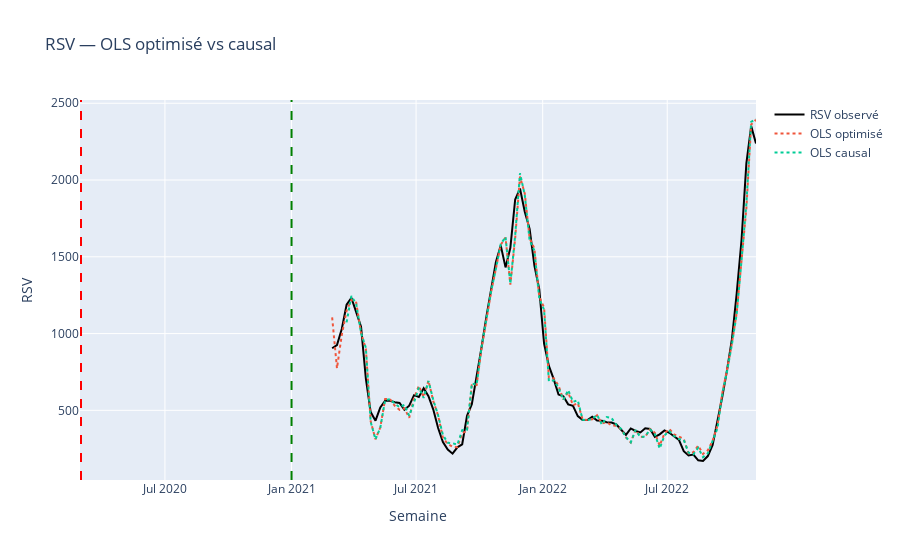

Notebook code for this chart:
### Markdown cell above
### 5.2 On teste plusieurs décalages

Les effets ne sont pas instantanés : une vaccination ou un changement de mobilité agit après quelques semaines. On lance donc une recherche automatique qui essaie plein de combinaisons de retards et garde celle qui colle le mieux aux données.

### Code cell
best_r2, best_lags = -np.inf, (LAG_VACC, LAG_MNP, LAG_WORK)
lags_grid = [(lv, lm, lw) for lv in range(2, 9) for lm in range(4, 13) for lw in range(4, 13)]

for lv, lm, lw in lags_grid:
    X_tmp = build_model_matrix(X_base, lags=(lv, lm, lw), mask_vars=mask_vars)
    df_tmp = rsv.set_index("date_monday")["RSV"].to_frame().join(X_tmp).dropna()
    if len(df_tmp) < 40:
        continue
    fit_tmp = sm.OLS(df_tmp["RSV"], sm.add_constant(df_tmp[X_cols_base])).fit()
    if fit_tmp.rsquared_adj > best_r2:
        best_r2, best_lags = fit_tmp.rsquared_adj, (lv, lm, lw)

print(f"🥇 Retards optimaux identifiés : {best_lags} (R² ajusté ≈ {best_r2:.3f})")

X_full_opt = build_model_matrix(X_base, lags=best_lags, mask_vars=mask_vars)

df_opt = (
    rsv.set_index("date_monday")["RSV"].to_frame()
    .join(X_full_opt)
    .dropna()
)

meteo = keyify(data["meteo_fr_weekly"])[["year_iso", "week_iso_num", "tmean"]]
df_opt = (
    keyify(df_opt.reset_index())
    .merge(meteo, on=["year_iso", "week_iso_num"], how="left")
    .set_index("date_monday")
    .sort_index()
)

df_opt["tmean_z"] = zscore(df_opt["tmean"])
df_opt["vacc_x_mnp"] = df_opt["cov12_lag"] * df_opt["MNP_lag"]
df_opt["RSV_lag1"] = df_opt["RSV"].shift(1)
df_opt["RSV_lag2"] = df_opt["RSV"].shift(2)
df_opt = df_opt.dropna()

X_opt_cols = [
    "cov12_lag", "MNP_lag", "work_lag", "tmean_z",
    "vacc_x_mnp", "RSV_lag1", "RSV_lag2", "sin52", "cos52"
]
X_opt = df_opt[X_opt_cols]

ols_opt = sm.OLS(df_opt["RSV"], sm.add_constant(X_opt)).fit(cov_type="HC3")
print(f"OLS optimisé — R² ajusté = {ols_opt.rsquared_adj:.3f} | AIC = {ols_opt.aic:.1f} | Durbin-Watson = {sm.stats.stattools.durbin_watson(ols_opt.resid):.3f}")

LAG_MNP_EFFECT = 3
df_opt["MNP_lag_causal"] = df_opt["MNP_lag"].shift(LAG_MNP_EFFECT)
df_opt["vacc_x_mnp_causal"] = df_opt["cov12_lag"] * df_opt["MNP_lag_causal"]

X_causal_cols = [
    "cov12_lag", "MNP_lag_causal", "work_lag", "tmean_z",
    "vacc_x_mnp_causal", "RSV_lag1", "RSV_lag2", "sin52", "cos52"
]
Xo_causal = df_opt[X_causal_cols].dropna()

ols_causal = sm.OLS(
    df_opt.loc[Xo_causal.index, "RSV"],
    sm.add_constant(Xo_causal)
).fit(cov_type="HC3")
print(f"OLS causal (décalage MNP +{LAG_MNP_EFFECT} sem) — R² ajusté = {ols_causal.rsquared_adj:.3f} | AIC = {ols_causal.aic:.1f}")

fitted_curves = {
    "OLS optimisé": ols_opt.fittedvalues,
    "OLS causal": ols_causal.fittedvalues.reindex(df_opt.index)
}
plot_series(df_opt, fitted=fitted_curves, title="RSV — OLS optimisé vs causal")
